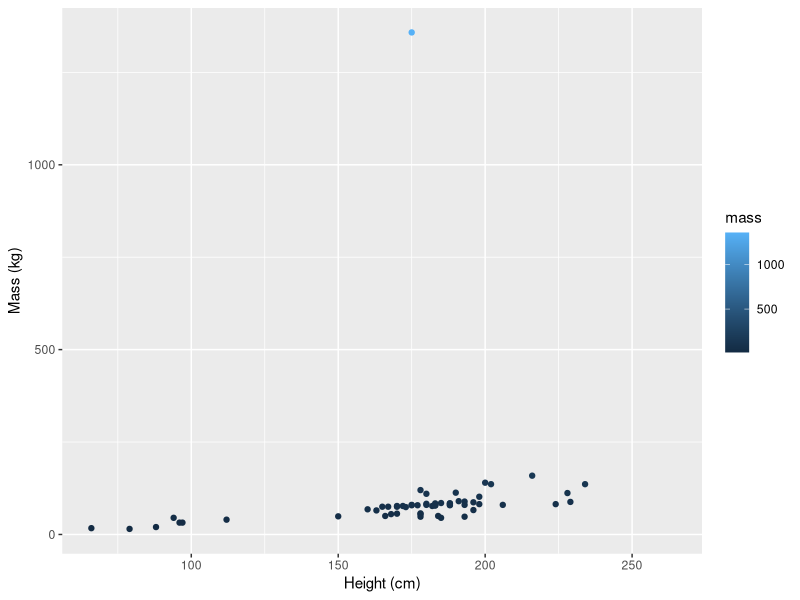

Reproduce this figure in R.
## ---- chunk 1
#| warning: false
#| message: false
library(tidyverse)
## ---- chunk 2
#| include: false

head(starwars)
tail(starwars)
dim(starwars)
## ---- chunk 3
#| warning: false
#| echo: false
ggplot(starwars, aes(x = height, y = mass, color = mass)) +
  geom_point() +
  labs(x = "Height (cm)", 
       y = "Mass (kg)")
